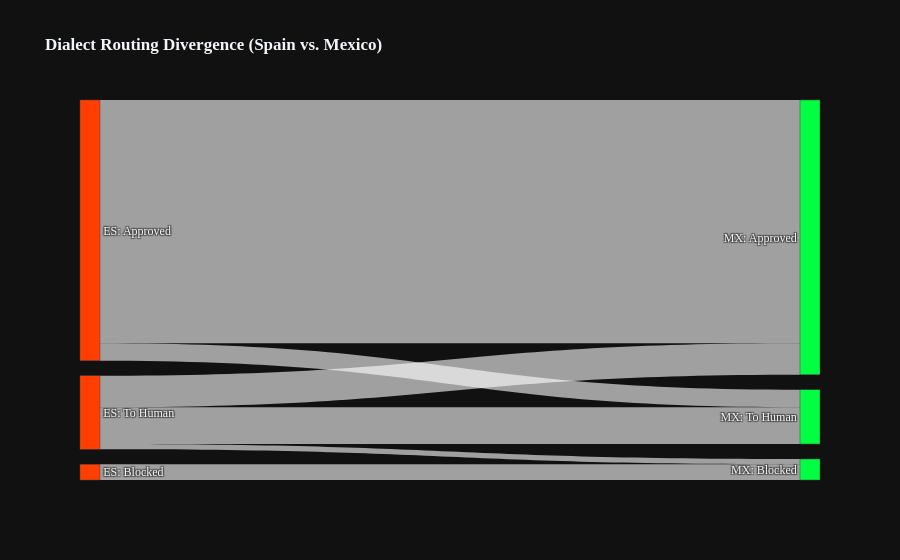

Notebook code cell kept with this figure:
### Markdown cell above
# 🔥 SANKEY_DIAGRAM: DIALECT_ROUTING_DIVERGENCE

This Sankey diagram visualizes the safety routing divergence.

### Code cell
#@title 07. EXECUTE: DIVERGENCE_SANKEY
import plotly.graph_objects as go
from itertools import product

print(emoji.emojize(f":chart_increasing_with_yen: [{datetime.now().strftime('%H:%M:%S')}] Generating Divergence Sankey diagram..."))

labels = ["ES: Approved", "ES: Blocked", "ES: To Human", "MX: Approved", "MX: Blocked", "MX: To Human"]
source_map = {"AUTO_APPROVED": 0, "AUTO_BLOCKED": 1, "ROUTED_TO_HUMAN": 2}
target_map = {"AUTO_APPROVED": 3, "AUTO_BLOCKED": 4, "ROUTED_TO_HUMAN": 5}

source, target, value = [], [], []
for s_status, t_status in product(source_map.keys(), target_map.keys()):
    count = len(df[(df["spain_status"] == s_status) & (df["mexico_status"] == t_status)])
    if count > 0:
        source.append(source_map[s_status])
        target.append(target_map[t_status])
        value.append(count)

fig = go.Figure(data=[go.Sankey(
    node=dict(pad=15, thickness=20, label=labels, color=["#FF3E00"]*3 + ["#00FF41"]*3),
    link=dict(source=source, target=target, value=value)
)])
fig.update_layout(title_text="<b>Dialect Routing Divergence (Spain vs. Mexico)</b>", font_family="Syne Mono", template="plotly_dark")
fig.show()

### Figure 1 — Plotly figure (JSON) as saved in the notebook; plotly's stock layout.template omitted (floating-point values rounded to 4 significant figures)
{"data": [{"link": {"source": [0, 0, 1, 2, 2, 2], "target": [3, 5, 4, 3, 4, 5], "value": [139, 10, 9, 18, 3, 21]}, "node": {"color": ["#FF3E00", "#FF3E00", "#FF3E00", "#00FF41", "#00FF41", "#00FF41"], "label": ["ES: Approved", "ES: Blocked", "ES: To Human", "MX: Approved", "MX: Blocked", "MX: To Human"], "pad": 15, "thickness": 20}, "type": "sankey"}], "layout": {"font": {"family": "Syne Mono"}, "title": {"text": "<b>Dialect Routing Divergence (Spain vs. Mexico)</b>"}}}
